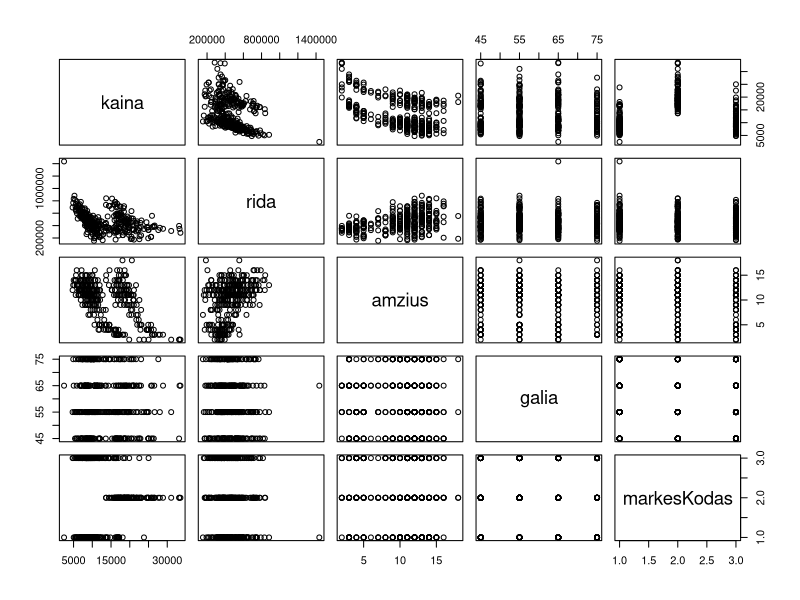

Recreate this plot in R. (Note: this script raises an error after producing the figure.)
## ---- chunk 1
data = read.csv("data.csv", header = TRUE, sep = ";", dec = ".", skip = 7)
## ---- chunk 2
data[data == "MISSING"] <- NA
NAs = rowSums(is.na(data))                           # Panaikinam NA
fixed_data = data[NAs == 0,]                         # Duomenys be NA
sum(NAs)                                             # Kiek eilučių buvo su NA(t.y. kiek panaikinom)
nrow(fixed_data)                                     # Kiek eilučių liko po NA pašalinimo
## ---- chunk 3
sapply(fixed_data, class) 
fixed_data$kaina = as.numeric(fixed_data$kaina)
fixed_data$amzius = as.numeric(fixed_data$amzius)
sapply(fixed_data, class)                         
## ---- chunk 4
plot(fixed_data)
summary(fixed_data)
cor(fixed_data[,1:4])
## ---- chunk 5
trainSet_ind = sample(1:nrow(fixed_data), round(nrow(fixed_data)*0.8)) # Atsitiktinių indeksų aibė (80% duomenų)
testSet_ind = setdiff(1:nrow(fixed_data), trainSet_ind)                # Atsitiktinių indeksų aibė, (20% duomenų)
trainSet = fixed_data[trainSet_ind,]                                   # 80%
testSet = fixed_data[testSet_ind,]                                     # 20%
## ---- chunk 6
modelis = lm(kaina ~ rida + amzius + galia + markesKodas, trainSet)
## ---- chunk 7
summary(modelis)
library("knitr")                  # funkcija kable reikalauja "knitr" paketo
kable(summary(modelis)$coef)
# jei Pr(>|t|) > 0.05, tuomet galima teigti, kad kintamasis yra nereikšmingas mpg, todėl jį galima pašalinti
## ---- chunk 8
fit = lm(kaina ~ rida + amzius, trainSet)
summary(fit)
kable(summary(fit)$coef)
## ---- chunk 9
prognoze = predict(fit, trainSet)
plot(density((prognoze - trainSet$kaina)))
## ---- chunk 10
shapiro.test(fit$res)                       # tikrina, ar paklaidos turi normalųjį skirstinį
# Pagal shapiro.test p-value>0.05 priimame H0: liekanų paklaidos yra normalios.
## ---- chunk 11
RMSE = function(duomenys){
  n = length(duomenys$kaina)
  return(sqrt(mean(duomenys$kaina - predict(fit, duomenys))^2))
}
RMSE(trainSet)
RMSE(testSet)
## ---- chunk 12
quantile(predict(fit, testSet), probs = c(0.05, 0.95))

plot(predict(fit, testSet), testSet$kaina, xlab = "prognozė", ylab = "faktinės reikšmės")
abline(v = 140.3756, col = 2)
abline(v = 220.0027, col = 2)

## ---- chunk 13
(sum(predict(fit, testSet) < 140.3756 | predict(fit, testSet) > 220.0027)) / length(predict(fit, testSet)) * 100
